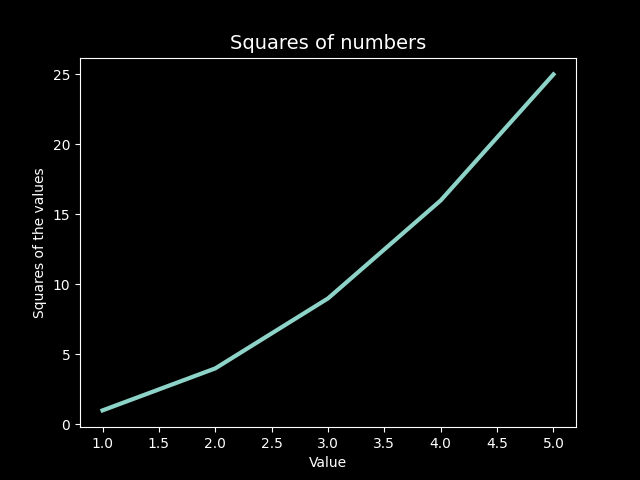

Recreate this plot in Python.
import matplotlib.pyplot as plt

input_values = [1, 2, 3, 4, 5]
squares = [1, 4, 9, 16, 25]

plt.style.use('dark_background')
fig, ax = plt.subplots()
ax.plot(input_values, squares, linewidth=3)

# definition of chart title and axis labels
ax.set_title("Squares of numbers", fontsize=14)
ax.set_xlabel("Value", fontsize=10)
ax.set_ylabel("Squares of the values", fontsize=10)

# definition of label sizes
ax.tick_params(axis='both', labelsize=10)

plt.show()
